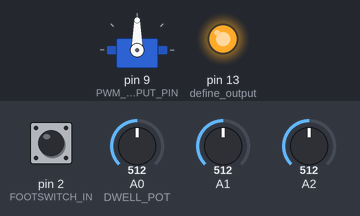
Simulated run of this sketch. Board: Arduino Uno, built with avr-gcc and run on an emulated ATmega328P. Parts: servo, output pins drawn as LEDs (lit = HIGH). The test bench sets the inputs (shaded band); at power-on: A1 = 512, pin 2 (FOOTSWITCH_IN) HIGH, A0 (DWELL_POT) = 512, A2 = 512.

Above: at 1.2 s.
1.3 s: A1 set to 716
4.3 s: A1 set to 900
At 6.0 s:
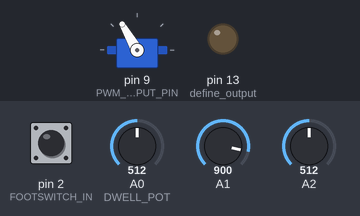
6.7 s: pin 2 (FOOTSWITCH_IN) pulled LOW for 0.15 s
At 8.3 s:
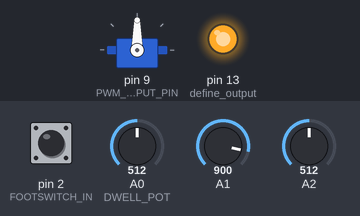
9.8 s: A1 set to 511
At 12.6 s:
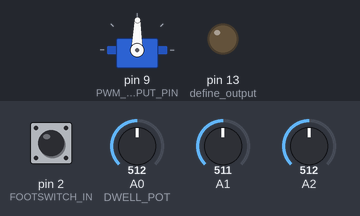
12.8 s: pin 2 (FOOTSWITCH_IN) pulled LOW for 1 s
At 14.2 s:
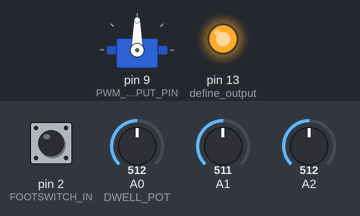
15.4 s: A1 set to 306
At 19.22 s:
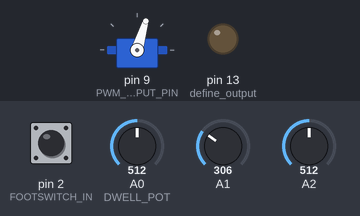
Timing chart, 0 to 19.4 s (numbered marks = the images above; inputs shaded):
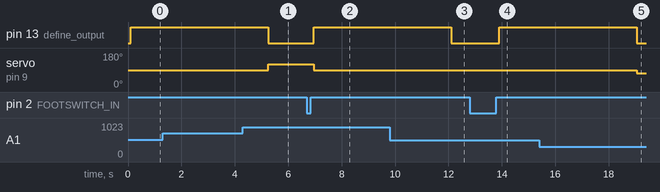

The sketch:

ServoOnly.ino
```cpp
/*
 *  Servo brake controller for RC winch
 *  When Winch footswitch is released servo is extended to brake position,
 *  pauses for a dwell time (braking) before returning to retracted position
 *
 *  Author: Alison Butcher
 *  Version: 1.1
 *  Date: 16 November 2020
 */


#include <Servo.h>
Servo servo;

// IO Addresses
#define FOOTSWITCH_IN     2             // Address of Footswitch input (note: active low)
#define PWM_OUTPUT_PIN    9             // Address of PWM output pin for servo control
#define MAX_POT           A2            // Address of potentiometer controlling max position
#define MIN_POT           A1            // Address of potentiometer controller min position
#define DWELL_POT         A0            // Address of potentiometer controlling dwell time of brake

// Constants
#define DWELL_MIN         300           // Min Dwell time in milliseconds
#define DWELL_MAX         10000         // Max Dwell time in milliseconds
#define DBOUNCE           100           // Debounce time in milliseconds
#define SERVO_MAX         130           // Servo position for Braking
#define SERVO_MIN         50            // Servo position for Retracting

// Globals
int max_t = SERVO_MAX;                  // Servo position for Braking
int min_t = SERVO_MIN;                  // Servo position for Retracting
unsigned long dwell = DWELL_MAX;        // Braking Dwell time before retracting in milliseconds
unsigned long prev_ms = 0;              // Used by Dwell timing
bool footswitch = false;                // current state of footswitch
bool prev_footswitch = false;           // previous state of footswitch
bool brake_on;                          // true when brake is activated

/*
 * Setup runs once at power on
 */
void setup() {
  servo.attach(PWM_OUTPUT_PIN);               // define output pin for PWM to servo
  pinMode(FOOTSWITCH_IN, INPUT_PULLUP);       // define input pin for footswitch
  pinMode(LED_BUILTIN, OUTPUT);               // define output 'brake on' indicator led
  brakeOff();                                 // always start with brake disengaged
}

/*
 * Main Program
 */
void loop() {

  // Get potentionmeter values
  dwell = getDwell();
  min_t = getPoint(MIN_POT);
  max_t = getPoint(MAX_POT);

  // Get debounced footswitch state
  fsDebounce();

  unsigned long current_ms = millis();

  // Brake Control
  if (!footswitch) {                      // Any time footswitch is activated brake turns off
    brakeOff();
  } else {                                // not footswitch
    if (!prev_footswitch) {
      brakeOn();                          // brake on is triggered on rising edge only
      prev_ms = current_ms;               // get start time for dwell
    }
  }
  prev_footswitch = footswitch;

  // Brake off after dwell
  if (brake_on && (current_ms - prev_ms) > dwell) {
    brakeOff();
  }

}

/*
 * Handles debouncing of footswitch input
 */
void fsDebounce() {

  static unsigned long prev_db_time = 0;                            // Previous debounce time (at last check)
  static int prev_foot_state = LOW;                                 // Previous (debounced/valid) footswitch status
  static int prev_bounce_state = LOW;                               // Previous RAW bounce state of footswitch input

  int foot_state = digitalRead(FOOTSWITCH_IN);                     // read footswitch state

  // Footswitch detect contact bounce
  if (foot_state != prev_bounce_state) {
    prev_db_time = millis();        // reset debounce timing
    prev_bounce_state = foot_state;
  }

  // Footswitch debounced state change
  if ((millis() - prev_db_time) > DBOUNCE) {
    // If here then its a debounced and valid state

    if (prev_foot_state == HIGH && foot_state == LOW) {
      // footswitch is off
      footswitch = false;
    } else if (prev_foot_state == LOW && foot_state == HIGH) {
      // footswitch is on
      footswitch = true;
    }
    prev_foot_state = foot_state;
  }
}

/*
 * Moves brake to engaged (braking) position
 */
void brakeOn() {
  servo.write(max_t);
  digitalWrite(LED_BUILTIN, HIGH);
  brake_on = true;
}

/*
 * Moves brake to disengaged (release) position
 */
void brakeOff() {
  servo.write(min_t);
  digitalWrite(LED_BUILTIN, LOW);
  brake_on = false;
}


/*
 * Given reference p to an analog input returns a scaled value for servo travel (min or max)
 */
int getPoint(int p) {
  int q = analogRead(p);                            // read raw position of Potentiometer
  q = map(q, 0, 1023, SERVO_MIN, SERVO_MAX);        // Scale position to maximum servo travel
  return q;
}

/*
 * Reads dwell from dwell potentiometer and scales value
 */
int getDwell() {
  int q = analogRead(DWELL_POT);                                    // aquire raw dwell from potentiometer
  unsigned long dwell = map(q, 0, 1023, DWELL_MIN, DWELL_MAX);      // scaled dwell value
  return dwell;
}
```

Measured:
- after the input at 1.3 s, every drawn part: stays the same
- after the input at 4.3 s, servo on pin 9 (PWM_OUTPUT_PIN): 90° → 120° after 0.96 s
- after the input at 6.7 s, pin 13 (define_output): LOW → HIGH after 0.25 s; servo on pin 9 (PWM_OUTPUT_PIN): 120° → 90° after 0.25 s
- after the input at 9.8 s, servo on pin 9 (PWM_OUTPUT_PIN): 90° → 89° after 2.3 s
- after the input at 12.8 s, pin 13 (define_output): LOW → HIGH after 1.1 s; servo on pin 9 (PWM_OUTPUT_PIN): 89° → 90° after 1.1 s
- after the input at 15.4 s, servo on pin 9 (PWM_OUTPUT_PIN): 90° → 73° after 3.7 s
